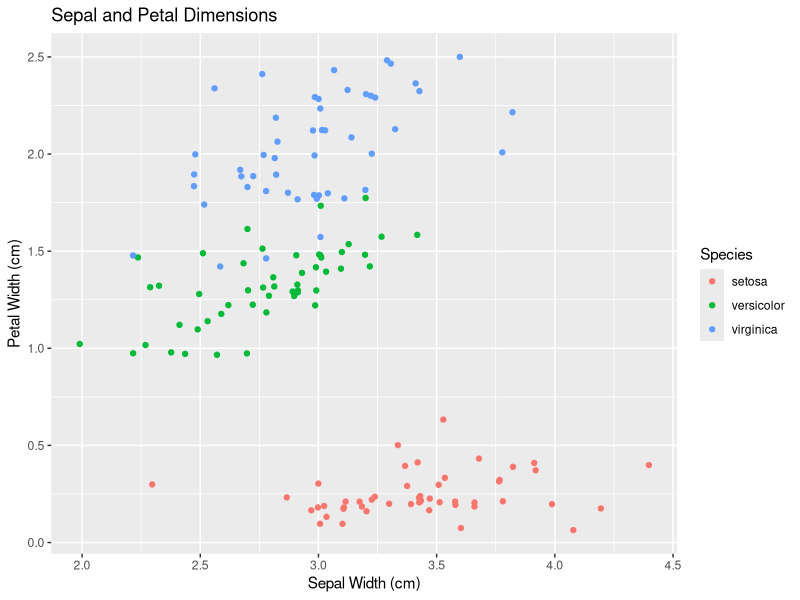
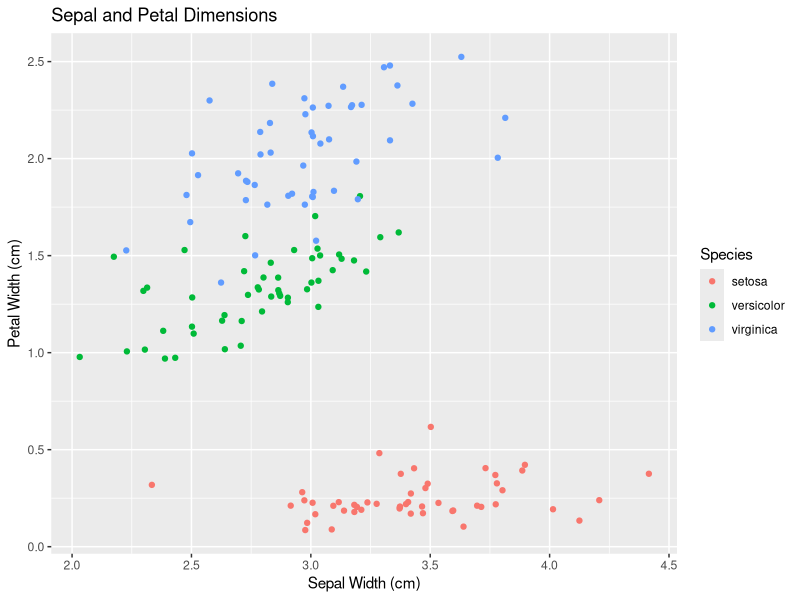

The R source for these figures, in order:
## ---- chunk 1

## ---- chunk 2
#| echo: false
2 * 2
## ---- chunk 3
#| label: fig-iris
#| fig-width: 8
#| fig-height: 4 # Change the figure dimensions using fig-width/height
#| out-width: 80% # This changes the size of the figure as rendered in the text. 
#| fig-cap: "This figure shows the relationship between sepal width and petal width in irises. I've used geom_jitter to combat overplotting, as the data are measured in relatively consistent increments. The figure is drawn with `ggplot2` [@ggplot2-package]."
#| echo: false


data(iris)
library(ggplot2)
ggplot(iris, aes(x = Sepal.Width, y = Petal.Width, color = Species)) + 
  geom_jitter() + 
  xlab("Sepal Width (cm)") + ylab("Petal Width (cm)") + 
  ggtitle("Sepal and Petal Dimensions")
## ---- chunk 4
#| echo: false
2 * 2
## ---- chunk 5
#| label: fig-iris
#| fig-width: 8
#| fig-height: 4 # Change the figure dimensions using fig-width/height
#| out-width: 80% # This changes the size of the figure as rendered in the text. 
#| fig-cap: "This figure shows the relationship between sepal width and petal width in irises. I've used geom_jitter to combat overplotting, as the data are measured in relatively consistent increments. The figure is drawn with `ggplot2` [@ggplot2-package]."
#| echo: false


data(iris)
library(ggplot2)
ggplot(iris, aes(x = Sepal.Width, y = Petal.Width, color = Species)) + 
  geom_jitter() + 
  xlab("Sepal Width (cm)") + ylab("Petal Width (cm)") + 
  ggtitle("Sepal and Petal Dimensions")
